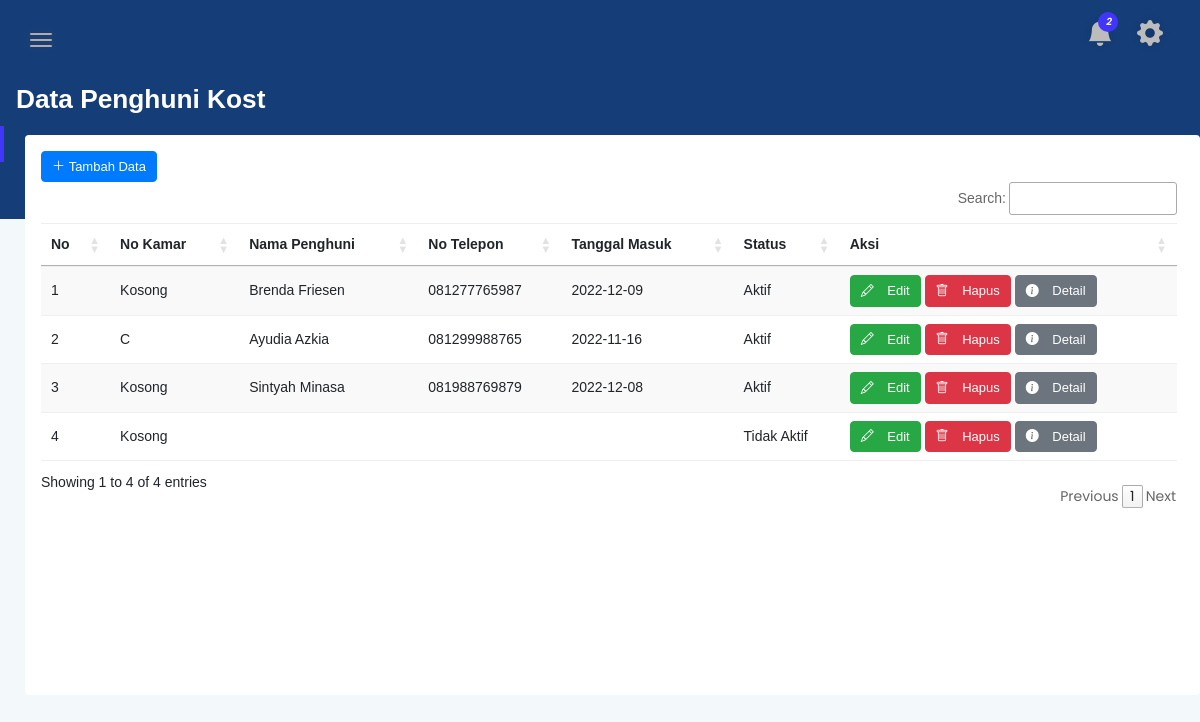
The app's page /admin/data_penghuni.php (signed in) with its own data.
### tables this page shows
CREATE TABLE `akun` (
  `id_user` int(255) UNSIGNED NOT NULL,
  `firstname` varchar(255) NOT NULL,
  `lastname` varchar(255) NOT NULL,
  `username` varchar(255) NOT NULL,
  `pass` varchar(255) NOT NULL,
  `no_hp` varchar(255) NOT NULL,
  `alamat` varchar(255) NOT NULL,
  `tgl_masuk` date DEFAULT NULL,
  `foto_profile` varchar(255) NOT NULL,
  `asal_kampus` varchar(255) NOT NULL,
  `hak_akses` char(1) NOT NULL DEFAULT '1',
  `no_kamar` char(255) NOT NULL DEFAULT 'Kosong',
  `status` enum('Aktif','Tidak Aktif') NOT NULL DEFAULT 'Tidak Aktif'
);

### admin/method/datapenghuni/ViewDatapenghuni.php
<?php
include 'database/config.php';
$sql = "SELECT * FROM `akun` WHERE `hak_akses` = '1'";
$count = 1;
$hasil = mysqli_query($conn, $sql);
while ($data = mysqli_fetch_array($hasil, MYSQLI_ASSOC)) {
?>
    <tr>
        <td>
            <?php echo $count++; ?>
        </td>
        <td>
            <?php echo $data['no_kamar']; ?>
        </td>
        <td>
            <?php echo $data['firstname'], " ", $data['lastname']; ?>
        </td>
        <td>
            <?php echo $data['no_hp']; ?>
        </td>
        <td>
            <?php echo $data['tgl_masuk']; ?>
        </td>
        <td>
            <?php echo $data['status']; ?>
        </td>
        <td>
            <button class="btn btn-success btn-xs" data-bs-toggle="modal" data-bs-target="#edit_data_penghuni<?php echo $data['id_user']; ?>">
                <i class="bi-pencil" style="padding-right: 10px;">
                </i>Edit</button>
            <button class="btn btn-danger btn-xs" data-bs-toggle="modal" data-bs-target="#hapus_data_penghuni<?php echo $data['id_user']; ?>">
                <i class="bi-trash" style="padding-right: 10px;">
                </i>Hapus</button>
            <button class="btn btn-secondary btn-xs" data-bs-toggle="modal" data-bs-target="#detail_data_penghuni<?php echo $data['id_user']; ?>">
                <i class="bi-info-circle-fill" style="padding-right: 10px;">
                </i>Detail</button>
        </td>
    </tr>
<?php
}
?>

### admin/css/typography.css (style rules this page uses)
body { font-size: 14px; font-family: 'Lato', sans-serif; }
button { cursor: pointer; outline: none!important; letter-spacing: 0; }

### admin/css/default-css.css (style rules this page uses)
* { margin: 0; padding: 0; box-sizing: border-box; }
*, *:before, *:after { -moz-box-sizing: border-box; -webkit-box-sizing: border-box; box-sizing: border-box; }
html { -webkit-font-smoothing: antialiased; }
body { background: #fff; font-weight: normal; -webkit-font-smoothing: antialiased; -webkit-text-size-adjust: 100%; }
:root { --primary-color: #4336FB; }

### admin/css/styles.css (style rules this page uses)
.btn { padding: 11px 17px; font-size: 13px; letter-spacing: 0; }
.btn-xs { padding: 5px 10px; }
table tr th, table tr td { border-top: 1px solid rgba(120, 130, 140, 0.13) !important; }

### admin/css/calendar.css (style rules this page uses)
body { height: 100%; width: 100%; margin: 0; background: #005C97; background: -webkit-linear-gradient(left, #363795, #005C97); background: -moz-linear-gradient(left, #363795, #005C97); background: -o-linear-gradient(left, #363795, #005C97); background: linear-gradient(to right, #363795, #005C97); font-family: Helvetica; }

### records on screen
akun: no_kamar "Kosong", firstname "Brenda", lastname "Friesen", no_hp "081277765987", tgl_masuk "2022-12-09", status "Aktif"
akun: no_kamar "C", firstname "Ayudia", lastname "Azkia", no_hp "081299988765", tgl_masuk "2022-11-16", status "Aktif"
akun: no_kamar "Kosong", firstname "Sintyah", lastname "Minasa", no_hp "081988769879", tgl_masuk "2022-12-08", status "Aktif"
akun: no_kamar "Kosong", status "Tidak Aktif"
